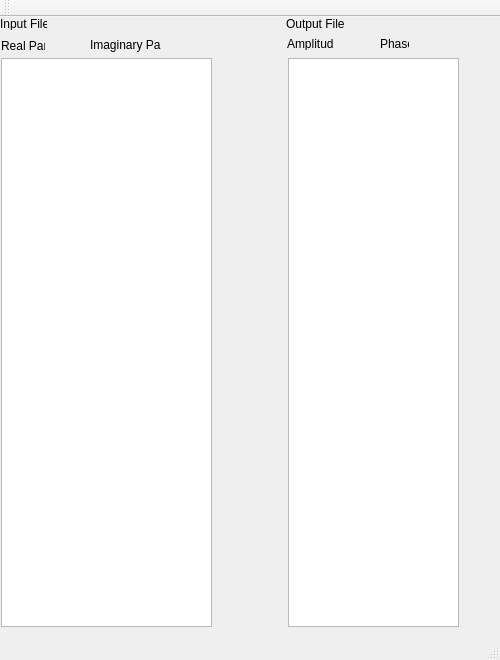
<?xml version="1.0" encoding="UTF-8"?>
<ui version="4.0">
 <class>TextDisplay</class>
 <widget class="QMainWindow" name="TextDisplay">
  <property name="geometry">
   <rect>
    <x>0</x>
    <y>0</y>
    <width>500</width>
    <height>660</height>
   </rect>
  </property>
  <property name="windowTitle">
   <string>TextDisplay</string>
  </property>
  <widget class="QWidget" name="centralWidget">
   <widget class="QTextEdit" name="InputFileText">
    <property name="geometry">
     <rect>
      <x>1</x>
      <y>41</y>
      <width>211</width>
      <height>569</height>
     </rect>
    </property>
   </widget>
   <widget class="QLabel" name="label">
    <property name="geometry">
     <rect>
      <x>1</x>
      <y>21</y>
      <width>44</width>
      <height>16</height>
     </rect>
    </property>
    <property name="text">
     <string>Real Part</string>
    </property>
   </widget>
   <widget class="QLabel" name="label_2">
    <property name="geometry">
     <rect>
      <x>90</x>
      <y>20</y>
      <width>71</width>
      <height>16</height>
     </rect>
    </property>
    <property name="text">
     <string>Imaginary Part</string>
    </property>
   </widget>
   <widget class="QLabel" name="label_3">
    <property name="geometry">
     <rect>
      <x>380</x>
      <y>20</y>
      <width>29</width>
      <height>13</height>
     </rect>
    </property>
    <property name="text">
     <string>Phase</string>
    </property>
   </widget>
   <widget class="QLabel" name="label_5">
    <property name="geometry">
     <rect>
      <x>0</x>
      <y>0</y>
      <width>47</width>
      <height>13</height>
     </rect>
    </property>
    <property name="text">
     <string>Input File</string>
    </property>
   </widget>
   <widget class="QLabel" name="label_6">
    <property name="geometry">
     <rect>
      <x>286</x>
      <y>-1</y>
      <width>61</width>
      <height>16</height>
     </rect>
    </property>
    <property name="text">
     <string>Output File</string>
    </property>
   </widget>
   <widget class="QLabel" name="label_4">
    <property name="geometry">
     <rect>
      <x>287</x>
      <y>20</y>
      <width>47</width>
      <height>13</height>
     </rect>
    </property>
    <property name="text">
     <string>Amplitude</string>
    </property>
   </widget>
   <widget class="QTextEdit" name="OutputFileText">
    <property name="geometry">
     <rect>
      <x>288</x>
      <y>41</y>
      <width>171</width>
      <height>569</height>
     </rect>
    </property>
   </widget>
   <zorder>InputFileText</zorder>
   <zorder>OutputFileText</zorder>
   <zorder>label</zorder>
   <zorder>label_2</zorder>
   <zorder>label_3</zorder>
   <zorder>label_4</zorder>
   <zorder>label_5</zorder>
   <zorder>label_6</zorder>
   <zorder>OutputFileText</zorder>
   <zorder>label_4</zorder>
   <zorder>label_3</zorder>
   <zorder>label_4</zorder>
  </widget>
  <widget class="QToolBar" name="mainToolBar">
   <attribute name="toolBarArea">
    <enum>TopToolBarArea</enum>
   </attribute>
   <attribute name="toolBarBreak">
    <bool>false</bool>
   </attribute>
  </widget>
  <widget class="QStatusBar" name="statusBar"/>
 </widget>
 <layoutdefault spacing="6" margin="11"/>
 <resources/>
 <connections/>
</ui>
